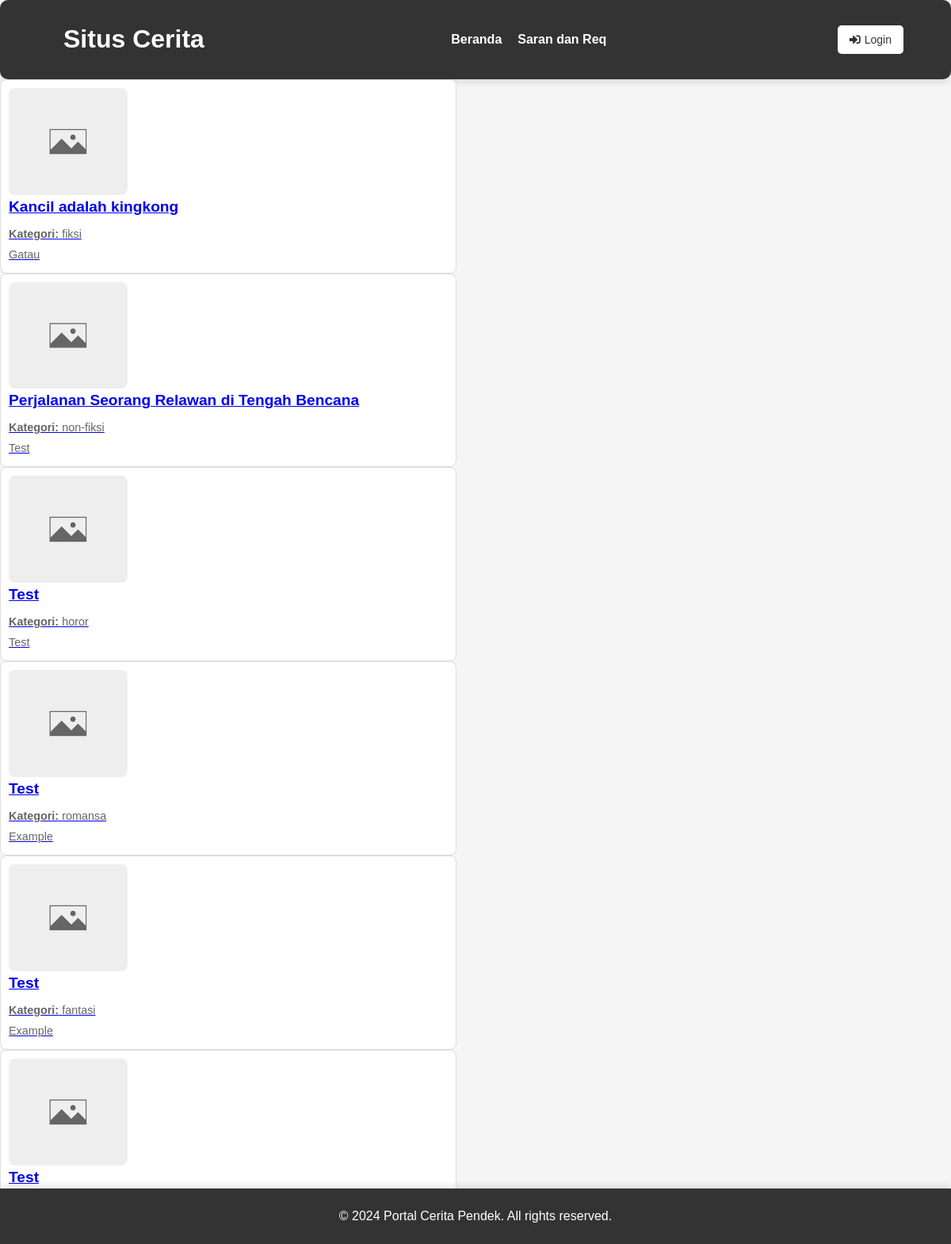
Screenshot of /search.php with the database file from the repository.
### tables this page shows
CREATE TABLE `cerita` (
  `id` int(11) NOT NULL,
  `judul` varchar(255) NOT NULL,
  `deskripsi` text NOT NULL,
  `konten` text NOT NULL,
  `kategori` varchar(50) NOT NULL,
  `penulis_id` int(11) DEFAULT NULL,
  `gambar` varchar(255) NOT NULL
);

### search.php (the view, shortened to what this page needs)
<?php
include 'header.php';
$sql = "SELECT id, judul, kategori, deskripsi, gambar FROM cerita WHERE 1=1";
$stmt = $conn->prepare($sql);
$stmt->execute();
$result = $stmt->get_result();
?>
<div class="cerita-list">
    <?php if ($result->num_rows > 0): ?>
    <?php while($row = $result->fetch_assoc()): ?>
    <div class="cerita-item">
        <a href="cerita.php?id=<?= $row['id'] ?>">
            <img src="<?= htmlspecialchars($row['gambar']) ?>" alt="<?= htmlspecialchars($row['judul']) ?>"
                class="gambar-cerita">
            <div class="cerita-info">
                <h2><?= htmlspecialchars($row['judul']) ?></h2>
                <p><strong>Kategori:</strong> <?= htmlspecialchars($row['kategori']) ?></p>
                <p><?= htmlspecialchars($row['deskripsi']) ?></p>
            </div>
        </a>
    </div>
    <?php endwhile; ?>
    <?php else: ?>
    <p>Tidak ada cerita yang ditemukan.</p>
    <?php endif; ?>
</div>
<?php
include 'footer.php';
?>

### styles.css (style rules this page uses)
body { font-family: "Arial", sans-serif; margin: 0; padding: 0; background-color: #f5f5f5; height: 100vh; }
.cerita-item { background: #fff; border: 1px solid #ddd; width: 48%; box-sizing: border-box; padding: 10px; border-radius: 8px; display: flex; transition: transform 0.3s ease, box-shadow 0.3s ease; }
.cerita-item img { width: 150px; height: auto; border-radius: 8px; margin-right: 15px; }
.cerita-info { flex: 1; display: flex; flex-direction: column; justify-content: space-between; }
.cerita-info h2 { font-size: 1.2em; margin: 0 0 10px; }
.cerita-info p { margin: 5px 0; font-size: 0.9em; color: #666; }
.gambar-cerita { width: 100px; height: auto; border-radius: 8px; }

### rows the page displays
cerita: gambar (placeholder picture), judul "Kancil adalah kingkong", kategori "fiksi", deskripsi "Gatau"
cerita: gambar (placeholder picture), judul "Perjalanan Seorang Relawan di Tengah Bencana", kategori "non-fiksi", deskripsi "Test"
cerita: gambar (placeholder picture), judul "Test", kategori "horor", deskripsi "Test"
cerita: gambar (placeholder picture), judul "Test", kategori "romansa", deskripsi "Example"
cerita: gambar (placeholder picture), judul "Test", kategori "fantasi", deskripsi "Example"
cerita: gambar (placeholder picture), judul "Test"
